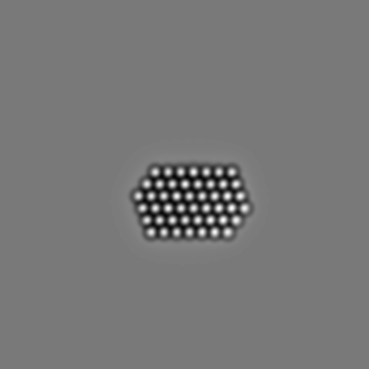
#> input picture examples/from_Thiago/yuxin_edit/ssim_tests/POSCAR_Pt_6layer_yuxin_edit_mirrrored_100slc_850x850_12nmDefocus.png, 369 x 369 px
$ jupyter execute --allow-errors minimize_mismatch.ipynb
#> lines starting #> are read from the running program, lines starting #| are printed output that depends on the picture; long printed decimals are rounded
[cell 1]
from scipy.optimize import minimize
from scipy.optimize import LinearConstraint

import cv2
from skimage.metrics import structural_similarity as ssim
import matplotlib.pyplot as plt
import numpy as np
import imutils
from skimage.feature import blob_dog, blob_log
from skimage.transform import rotate

[cell 2]
# original_img = cv2.imread('cropped_image.png', cv2.IMREAD_GRAYSCALE)
original_img = cv2.imread('POSCAR_Pt_6layer_yuxin_edit_mirrrored_100slc_850x850_12nmDefocus.png', cv2.IMREAD_GRAYSCALE)
#> original_img is the input picture: shape (369, 369); min 1, max 251, mean 119.6
expt_img = cv2.imread('Exp_img.jpg', cv2.IMREAD_GRAYSCALE)
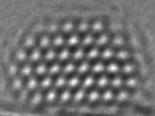
#> input picture examples/from_Thiago/yuxin_edit/ssim_tests/Exp_img.jpg, 155 x 116 px
#> expt_img is the input picture: shape (116, 155); min 32, max 255, mean 113.1

[cell 3]
original_img.shape
#> Out = (369, 369)

[cell 4]
expt_img.shape
#> Out = (116, 155)

[cell 5]
def crop_img(dr_probe_img):
    simulated_blobs = blob_dog(dr_probe_img, max_sigma=30, threshold=0.1)
#> simulated_blobs = 48 rows, first 8: [184, 185, 1.6], [196, 176, 1.6], [208, 168, 1.6], [196, 227, 1.6], [220, 210, 1.6], [220, 172, 1.6], [208, 155, 1.6], [208, 231, 1.6]
    simulated_central_point = np.mean(simulated_blobs, axis=0)[:2].astype(int)
#> simulated_central_point = [201, 191]
    # Specify the central point (201, 191)
    center_x, center_y = simulated_central_point[1],simulated_central_point[0]
#> center_x = 191; center_y = 201
    # Specify the desired width and height of the cropped region
    desired_width = 155  # For example
    desired_height = 116  # Corresponding to 4:3 aspect ratio
    # Calculate the top-left corner coordinates of the cropped region
    start_x = max(0, center_x - desired_width // 2)
#> start_x = 114
    start_y = max(0, center_y - desired_height // 2)
#> start_y = 143
    # Calculate the width and height of the actual cropped region
    actual_width = min(desired_width, dr_probe_img.shape[1] - start_x)
#> actual_width = 155
    actual_height = min(desired_height, dr_probe_img.shape[0] - start_y)
#> actual_height = 116
    # Perform the cropping
    cropped_image = dr_probe_img[start_y:start_y + actual_height, start_x:start_x + actual_width]
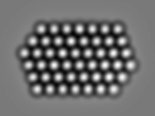
#> cropped_image: shape (116, 155); min 1, max 251, mean 110.2
    # cv2.imwrite("cropped_image.png", cropped_image)
    plt.imshow(cropped_image,cmap='gray')
    plt.axis('off')
    plt.show()
    return cropped_image, start_x,start_y, actual_width, actual_height

[cell 6]
def zoom_img(img,zoom_factor):
    zoomed_img = img[round(0.5*img.shape[0]*(zoom_factor-1)/zoom_factor):round(0.5*img.shape[0]*(zoom_factor+1)/zoom_factor),round(0.5*img.shape[1]*(zoom_factor-1)/zoom_factor):round(0.5*img.shape[1]*(zoom_factor+1)/zoom_factor)]
    zoomed_img = cv2.resize(zoomed_img,(img.shape[1],img.shape[0]))
    return zoomed_img

[cell 7]
def translate_img(img,delta_x,delta_y):
    height, width = img.shape[:2]

    # Move the first 5 pixels along the x-axis to the end of the image
    shifted_image_x = np.concatenate((img[:, delta_x:], img[:, :delta_x]), axis=1)

    # Move the first 7 pixels along the y-axis to the end of the image
    shifted_image_xy = np.concatenate((shifted_image_x[delta_y:], shifted_image_x[:delta_y]), axis=0)
    return shifted_image_xy

[cell 8]
def rotate_img(img,angle):
    height, width = img.shape[:2]
    # Calculate the rotation matrix
    rotation_matrix = cv2.getRotationMatrix2D((width/2, height/2), angle, 1)
    # Perform the rotation
    rotated_img = cv2.warpAffine(img, rotation_matrix, (width, height),borderValue=int(img[0][0]))
    return rotated_img

[cell 9]
initial_x0 = [1.01,1,1,1. ]
bounds_x0 = (
    (0.8,1.2),
    (-15,15),
    (-15,15),
    (-5.0,5.0)
)
def evaluate_x0(x0,*args):
    zoom_factor = x0[0]
    delta_x = int(x0[1])
    delta_y = int(x0[2])
    angle = x0[3]

    img,exp_img=args
    # modify img
    zoomed_img = zoom_img(img,zoom_factor=zoom_factor)
    translated_img = translate_img(zoomed_img,delta_x,delta_y)
    rotated_img = rotate_img(translated_img,angle)
    # calc mismatch = 1-ssim
    (ssim_value, diff) = ssim(rotated_img, exp_img, full=True)
    # print(x0)
    # print(f'zoom_factor:{zoom_factor}, delta_x:{delta_x},delta_y:{delta_y},angle:{angle},mismatch:{1-ssim_value} ')
    return 1-ssim_value

[cell 10]
# Define your callback function
def callbackF(xk, convergence):
    print(f"Iteration: {len(callbackF.iterations)}, Best solution: {xk}, Convergence: {convergence}")
    callbackF.iterations.append(xk)
    callbackF.values.append(evaluate_x0(xk))

[cell 11]
# [19 lines of commented-out code are left out]

[cell 12]
type((original_img,expt_img))

[cell 13]
from scipy.optimize import differential_evolution
# Initialize an empty list to store the iterations
callbackF.iterations, callbackF.values = [],[]
additional_args = tuple((original_img,expt_img,))
cropped_image, start_x,start_y, actual_width, actual_height = crop_img(original_img)
#> start_x = 114; start_y = 143; actual_width = 155; actual_height = 116
#> (the rest of this cell did not finish here and is left out)

#> in evaluate_x0, `(ssim_value, diff) = ssim(rotated_img, exp_img, full=True)`: ssim_value = 0.256
#> in evaluate_x0, `(ssim_value, diff) = ssim(rotated_img, exp_img, full=True)`: rotated_img: shape (116, 155); every value is 121
#> in translate_img (call 6), `shifted_image_xy = np.concatenate((shifted_image_x[delta_y:], shifted_..`:
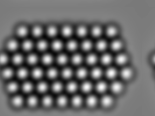
#> shifted_image_xy: shape (116, 155); min 2, max 249, mean 105.8
#> in evaluate_x0 (call 12), `zoom_factor = x0[0]`: zoom_factor = 1.12
#> in evaluate_x0 (call 12), `delta_y = int(x0[2])`: delta_y = 14
#> in evaluate_x0 (call 12), `angle = x0[3]`: angle = -2.09
#> in translate_img (call 12), `shifted_image_xy = np.concatenate((shifted_image_x[delta_y:], shifted_..`:
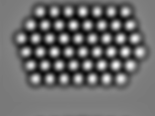
#> shifted_image_xy: shape (116, 155); min 3, max 247, mean 107.2
#> in evaluate_x0 (call 12), `(ssim_value, diff) = ssim(rotated_img, exp_img, full=True)`:
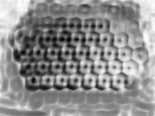
#> diff: shape (116, 155) float64; min -0.773, max 0.977, mean 0.199; drawn with min black and max white
#> in evaluate_x0 (call 12), `(ssim_value, diff) = ssim(rotated_img, exp_img, full=True)`: ssim_value = 0.169
#> in evaluate_x0 (call 14), `zoom_factor = x0[0]`: zoom_factor = 1.2
#> in evaluate_x0 (call 14), `delta_x = int(x0[1])`: delta_x = 14
#> in evaluate_x0 (call 14), `delta_y = int(x0[2])`: delta_y = 0
#> in evaluate_x0 (call 14), `angle = x0[3]`: angle = -0.999
#> in translate_img (call 14), `shifted_image_x = np.concatenate((img[:, delta_x:], img[:, :delta_x]),..`:
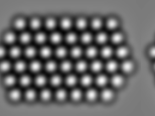
#> shifted_image_x: shape (116, 155); min 3, max 249, mean 104.8
#> in evaluate_x0 (call 14), `(ssim_value, diff) = ssim(rotated_img, exp_img, full=True)`:
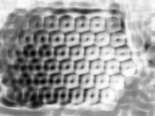
#> diff: shape (116, 155) float64; min -0.866, max 0.982, mean 0.264; drawn with min black and max white
#> in evaluate_x0 (call 14), `(ssim_value, diff) = ssim(rotated_img, exp_img, full=True)`: ssim_value = 0.243
#> in evaluate_x0 (call 15), `zoom_factor = x0[0]`: zoom_factor = 1.08
#> in evaluate_x0 (call 15), `delta_x = int(x0[1])`: delta_x = 10
#> in evaluate_x0 (call 15), `delta_y = int(x0[2])`: delta_y = 6
#> in evaluate_x0 (call 15), `angle = x0[3]`: angle = 4.14
#> in translate_img (call 15), `shifted_image_xy = np.concatenate((shifted_image_x[delta_y:], shifted_..`:
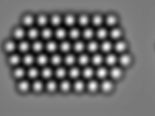
#> shifted_image_xy: shape (116, 155); min 3, max 246, mean 107.9
#> in evaluate_x0 (call 15), `(ssim_value, diff) = ssim(rotated_img, exp_img, full=True)`:
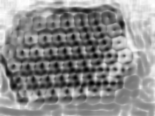
#> diff: shape (116, 155) float64; min -0.829, max 0.976, mean 0.15; drawn with min black and max white
#> in evaluate_x0 (call 15), `(ssim_value, diff) = ssim(rotated_img, exp_img, full=True)`: ssim_value = 0.111
#> in translate_img (call 17), `shifted_image_x = np.concatenate((img[:, delta_x:], img[:, :delta_x]),..`:
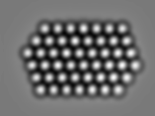
#> shifted_image_x: shape (116, 155); min 3, max 248, mean 109.8
#| differential_evolution step 1: f(x)= 0.6795
#| Iteration: 0, Best solution: [ 1.190 -8.         -2.         -0.01755], Convergence: 0.1518
